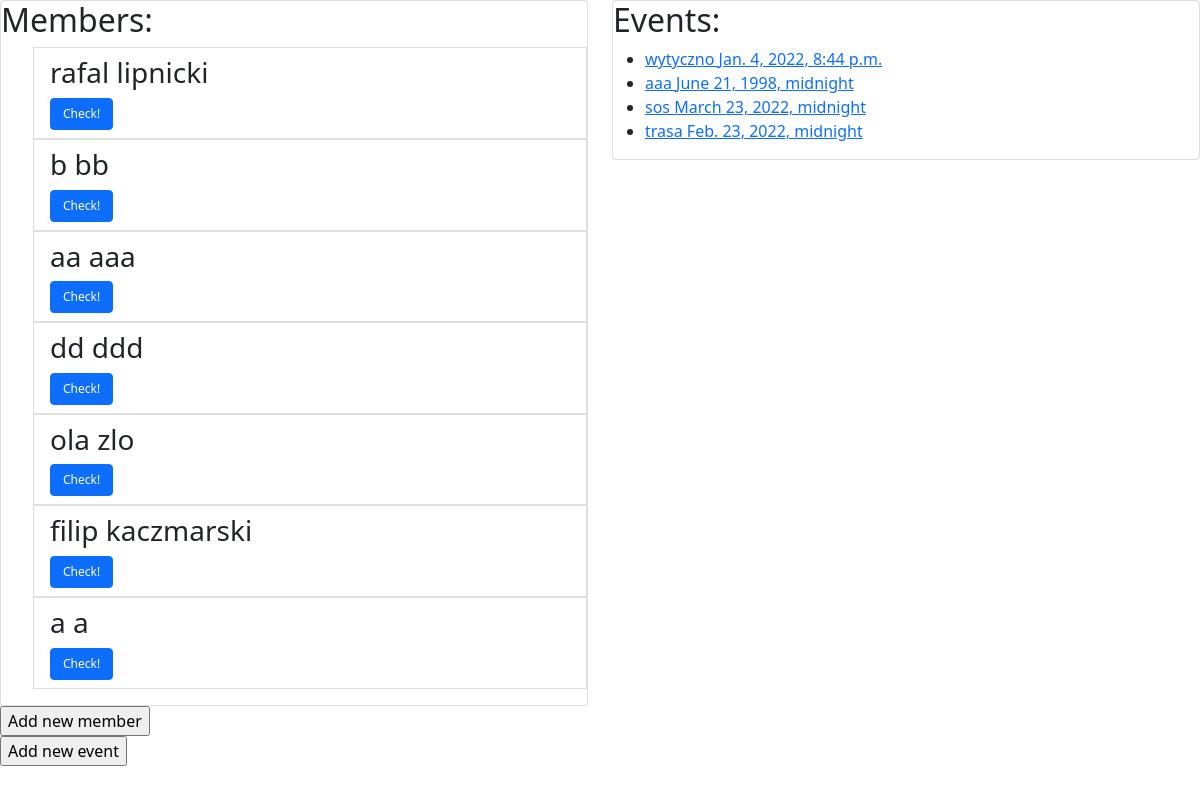
/evca/, run on the app's committed database.
### evca/models.py (models this page shows, shortened)
class Member(models.Model):
    name = models.CharField(max_length=50)
    surname = models.CharField(max_length=50)

class Event(models.Model):
    name = models.CharField(max_length=200)
    date = models.DateTimeField('event date', default=timezone.now())

### evca/views.py (the view)
# urls.py: path('', views.index, name="index"),
def index(request):
    all_members_list = Member.objects.all()
    all_events_list = Event.objects.all()
    context = {
        'all_members_list': all_members_list,
        'all_events_list': all_events_list,
    }
    return render(request, 'evca_home.html', context)

### evca/templates/evca_home.html
{% extends "evca_base.html" %}
{% block content %}
    <main id="main">
        <div class="row">
            <div class="col-sm-6">
                <section id="members-list" class="card">
                    <h2>Members:</h2>
                    {% if all_members_list %}
                        <ul class="list-group-flush">
                            {% for member in all_members_list %}
                                <div class="">
                                        <li class="list-group-item">
                                            <h3 class="">{{ member.name }} {{ member.surname }}</h3>
                                            <a href="/evca/member/{{ member.id }}/" class="btn btn-primary">Check!</a>
                                        </li>
                                </div>
                            {% endfor %}
                        </ul>
                    {% else %}
                        <p>No members are available.</p>
                    {% endif %}
                </section>
            </div>
            <div class="col-sm-6">
                <section id="events-list" class="list card">
                    <h2>Events:</h2>
                    {% if all_events_list %}
                        <ul>
                            {% for event in all_events_list %}
                                <li><a href="/evca/event/{{ event.id }}/">{{ event.name }} {{ event.date }}</a></li>
                            {% endfor %}
                        </ul>
                    {% else %}
                        <p>No events are available.</p>
                    {% endif %}
                </section>
            </div>
        </div>
    </main>
    <input type="button" onclick="location.href='/evca/add_member/'" value="Add new member"><br>
    <input type="button" onclick="location.href='/evca/add_event/'" value="Add new event">
{% endblock content %}

### evca/templates/evca_base.html (shortened to what this page needs)
<html lang="en">
<head>
    {% load static %}
    <link href="https://cdn.jsdelivr.net/npm/bootstrap@5.1.3/dist/css/bootstrap.min.css" rel="stylesheet">
    <link rel="stylesheet" href="../static/style.css">
</head>
<body>
    {% block content %}
    {% endblock content %}
</body>
</html>

### evca/static/style.css (style rules this page uses)
.btn { font-size: .75rem; }

### data on the page
Member: name "rafal", surname "lipnicki"
Member: name "b", surname "bb"
Member: name "aa", surname "aaa"
Member: name "dd", surname "ddd"
Member: name "ola", surname "zlo"
Member: name "filip", surname "kaczmarski"
Member: name "a", surname "a"
Event: name "wytyczno", date "Jan. 4, 2022, 8:44 p.m."
Event: name "aaa", date "June 21, 1998, midnight"
Event: name "sos", date "March 23, 2022, midnight"
Event: name "trasa", date "Feb. 23, 2022, midnight"
